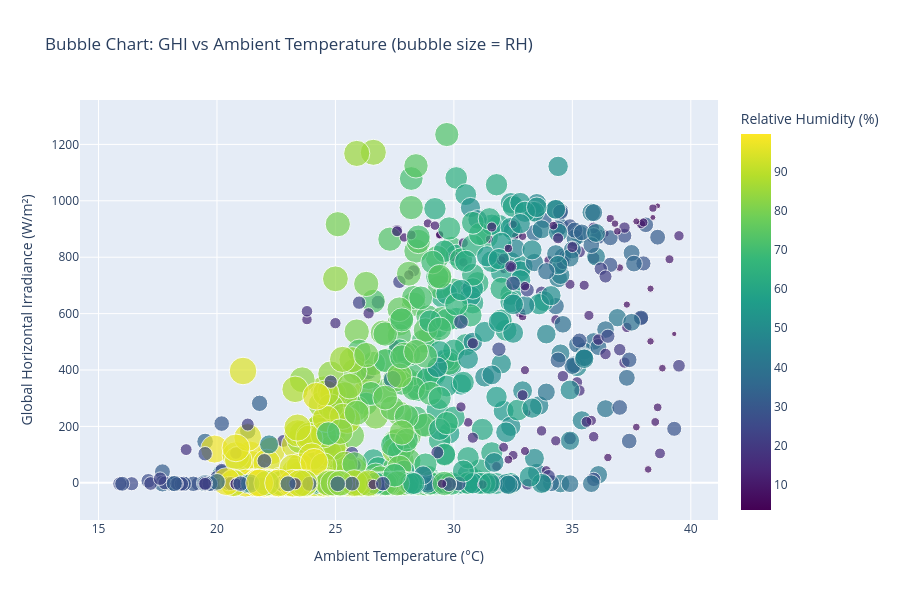

Notebook cell for this chart:
### Markdown cell above
## 7. Temperature & Humidity Analysis

### Code cell
# Bubble chart: GHI vs Tamb with RH as bubble size
if all(col in df_clean.columns for col in ['GHI', 'Tamb', 'RH']):
    # Sample data for better visualization
    sample_df = df_clean.sample(min(1000, len(df_clean)))
    
    fig = px.scatter(sample_df, 
                     x='Tamb', 
                     y='GHI', 
                     size='RH',
                     color='RH',
                     hover_data=['WS', 'BP'],
                     title='Bubble Chart: GHI vs Ambient Temperature (bubble size = RH)',
                     labels={'Tamb': 'Ambient Temperature (°C)', 
                            'GHI': 'Global Horizontal Irradiance (W/m²)',
                            'RH': 'Relative Humidity (%)'},
                     color_continuous_scale='Viridis')
    
    fig.update_layout(height=600)
    fig.show()

### Figure 1 — Plotly figure (JSON) as saved in the notebook; plotly's stock layout.template omitted (floating-point values rounded to 4 significant figures; data arrays with more than 128 entries replaced by an {"elided": "..."} marker saying what was removed)
{"data": [{"customdata": {"elided": "1000x2 float values"}, "hovertemplate": "Ambient Temperature (°C)=%{x}<br>Global Horizontal Irradiance (W/m²)=%{y}<br>Relative Humidity (%)=%{marker.color}<br>WS=%{customdata[0]}<br>BP=%{customdata[1]}<extra></extra>", "legendgroup": "", "marker": {"color": {"elided": "1000 float values"}, "coloraxis": "coloraxis", "size": {"elided": "1000 float values"}, "sizemode": "area", "sizeref": 0.2492, "symbol": "circle"}, "mode": "markers", "name": "", "orientation": "v", "showlegend": false, "type": "scatter", "x": {"elided": "1000 float values"}, "xaxis": "x", "y": {"elided": "1000 float values"}, "yaxis": "y"}], "layout": {"coloraxis": {"colorbar": {"title": {"text": "Relative Humidity (%)"}}, "colorscale": [[0, "#440154"], [0.1111, "#482878"], [0.2222, "#3e4989"], [0.3333, "#31688e"], [0.4444, "#26828e"], [0.5556, "#1f9e89"], [0.6667, "#35b779"], [0.7778, "#6ece58"], [0.8889, "#b5de2b"], [1, "#fde725"]]}, "height": 600, "legend": {"itemsizing": "constant", "tracegroupgap": 0}, "title": {"text": "Bubble Chart: GHI vs Ambient Temperature (bubble size = RH)"}, "xaxis": {"anchor": "y", "domain": [0, 1], "title": {"text": "Ambient Temperature (°C)"}}, "yaxis": {"anchor": "x", "domain": [0, 1], "title": {"text": "Global Horizontal Irradiance (W/m²)"}}}}
